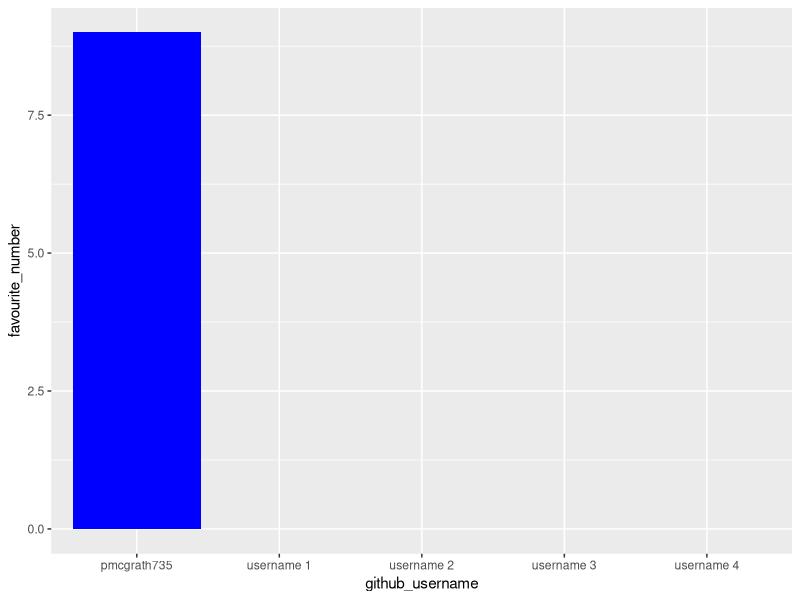
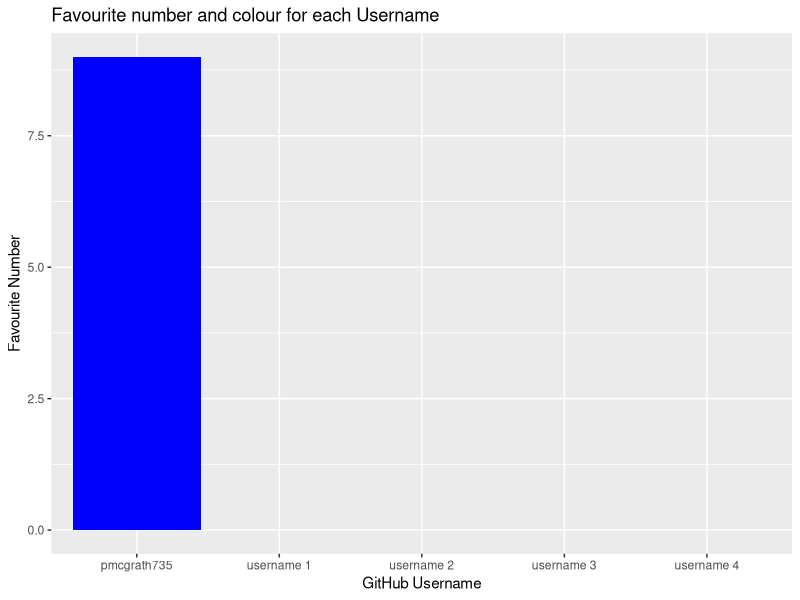
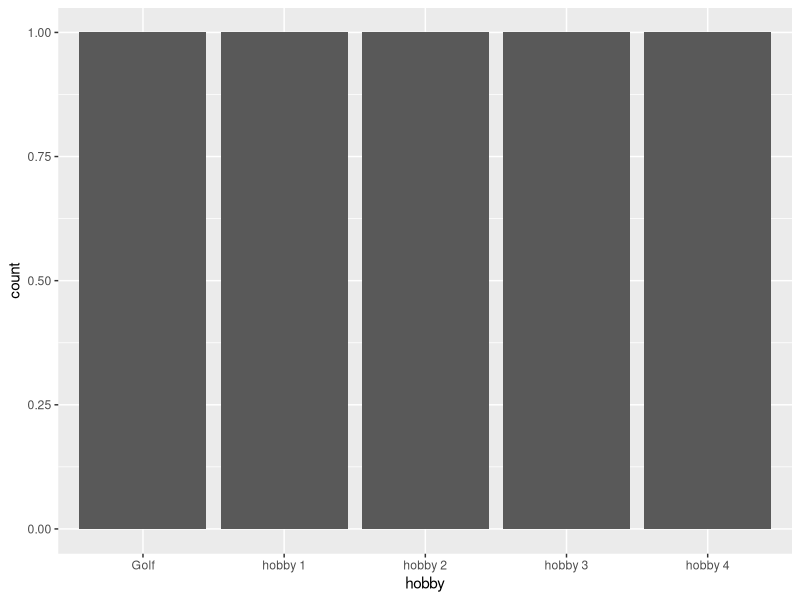

These figures' R source, in order:
## ---- chunk 1
library(tidyverse) 
## ---- chunk 2
team_data <- tibble(
  name = c("Peter McGrath", "member 1", "member 2", 
           "member 3", "member 4"),
  github_username = c("pmcgrath735", "username 1", "username 2", 
                      "username 3", "username 4"), 
  colour = c("blue", "colour 1", "colour 2", 
             "colour 3", "colour 4"),
  hobby = c("Golf", "hobby 1", "hobby 2", 
            "hobby 3", "hobby 4"),
  favourite_number = c(9, NA, NA, NA, NA)
  )

team_data
## ---- chunk 3
p1 <- ggplot(data = team_data, 
             mapping = aes(x = github_username, 
                           y = favourite_number,
                           fill = colour), 
             ) +
   geom_col() +
   scale_fill_identity()
p1
## ---- chunk 4
p1 + labs(x = "GitHub Username", 
          y = "Favourite Number",
          title = "Favourite number and colour for each Username")
## ---- chunk 5
p2 <- ggplot(team_data, aes(x = hobby)) +
  geom_bar()
p2
